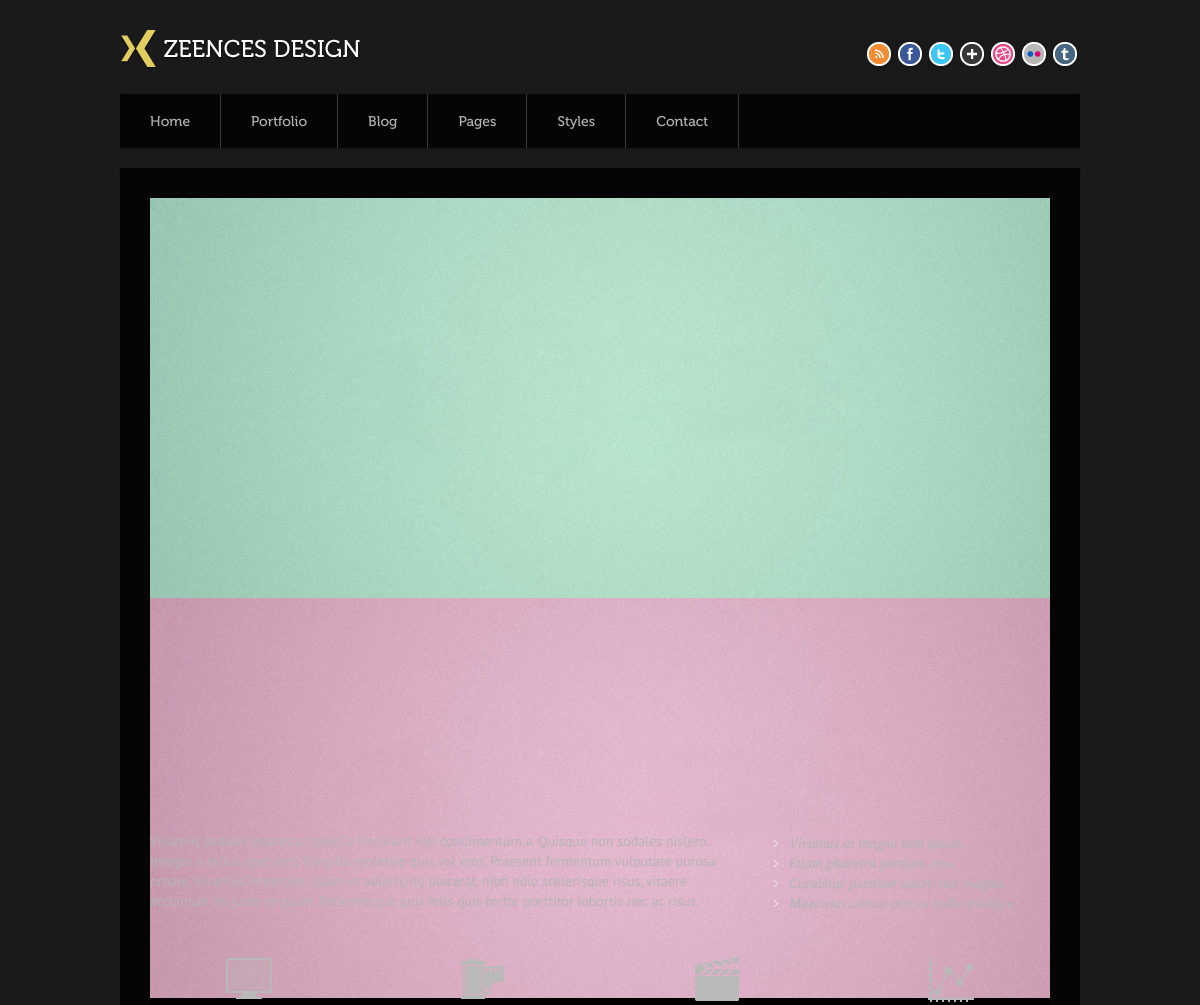
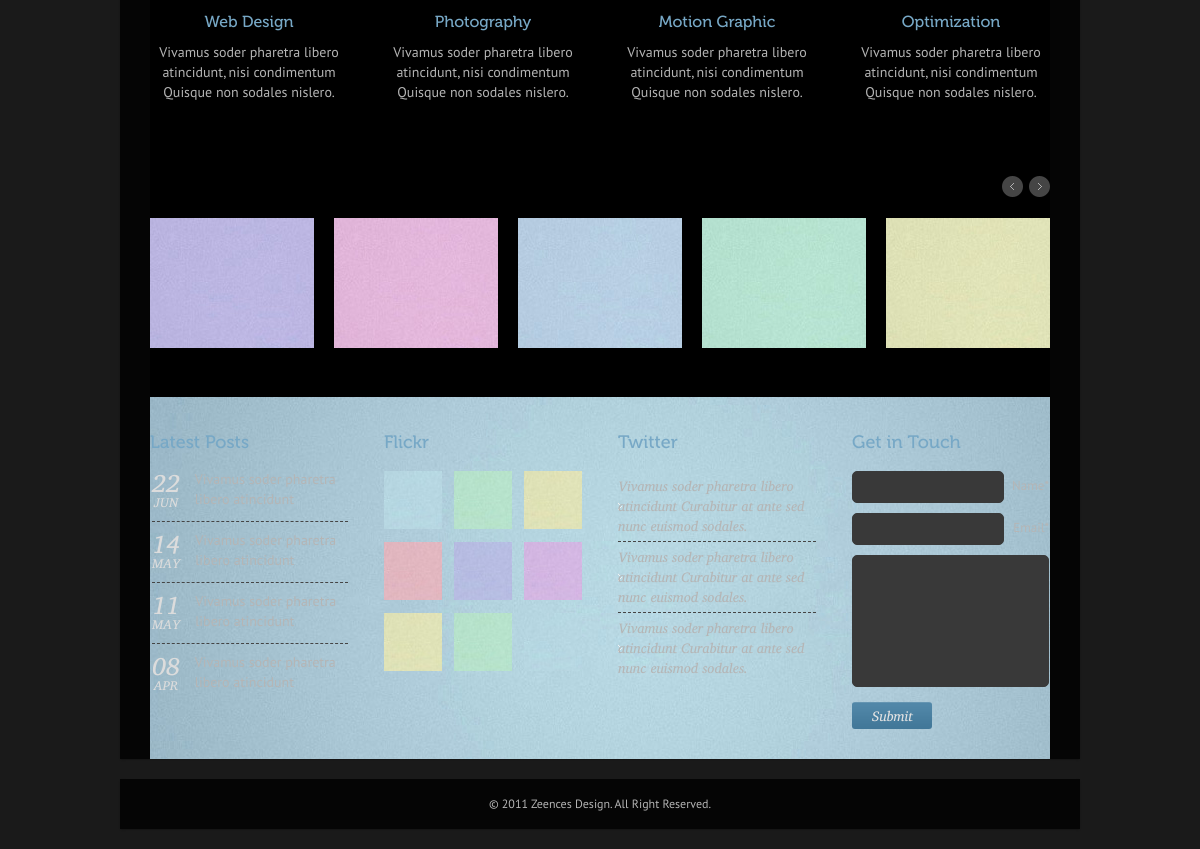
The app's page /home.php with its own data (2 pictures, top to bottom).
### tables this page shows
CREATE TABLE `services` (
  `id` int(11) NOT NULL,
  `name` varchar(200) NOT NULL,
  `image` varchar(200) NOT NULL,
  `description` text NOT NULL,
  `date` timestamp NOT NULL DEFAULT CURRENT_TIMESTAMP ON UPDATE CURRENT_TIMESTAMP
);

### home.php (the view, shortened to what this page needs)
<?php
	include 'app/general.php';
?>
<!DOCTYPE HTML>
<html lang="en-US">
<head>
<link rel="stylesheet" type="text/css" href="css/style.css" media="all" />
<link rel="stylesheet" type="text/css" media="screen" href="css/prettyPhoto.css"  />
<link rel="stylesheet" type="text/css" href="css/museo.css" media="all" />
<link rel="stylesheet" type="text/css" href="css/ptsans.css" media="all" />
<link rel="stylesheet" type="text/css" href="css/charis.css" media="all" />
</head>
<body>
<div id="wrapper">
  <div id="header">
    <div class="logo opacity"><a href="index.html"><img src="images/logo.png" alt="" /></a></div>
    <div class="social">
      <ul>
        <li><a href="#"><img src="images/icon-rss.png" alt="RSS" /></a></li>
        <li><a href="#"><img src="images/icon-facebook.png" alt="Facebook" /></a></li>
        <li><a href="#"><img src="images/icon-twitter.png" alt="Twitter" /></a></li>
        <li><a href="#"><img src="images/icon-googleplus.png" alt="Google+" /></a></li>
        <li><a href="#"><img src="images/icon-dribble.png" alt="Dribble" /></a></li>
        <li><a href="#"><img src="images/icon-flickr.png" alt="Flickr" /></a></li>
        <li><a href="#"><img src="images/icon-tumblr.png" alt="Tumblr" /></a></li>
      </ul>
    </div>
  </div>
  <div id="menu" class="menu opacity">
    <ul>
      <li><a href="index.html">Home</a></li>
      <li><a href="portfolio.html">Portfolio</a>
      </li>
      <li><a href="blog.html">Blog</a>
      </li>
      <li><a href="fullwidth.html">Pages</a>
      </li>
      <li><a href="button-boxes-images.html">Styles</a>
      </li>
      <li><a href="contact.html">Contact</a></li>
    </ul>
    <br style="clear: left" />
  </div>
  <div id="container" class="opacity">
    <div id="showcase" class="showcase">
      <div class="showcase-slide">
        <div class="showcase-content"> <img src="images/art/s1.jpg" alt="1" /> </div>
      </div>
      <div class="showcase-slide">
        <div class="showcase-content"> <img src="images/art/s2.jpg" alt="2" /> </div>
      </div>
      <div class="showcase-slide">
        <div class="showcase-content"> <iframe src="http://player.vimeo.com/video/24243147?title=0&amp;byline=0&amp;portrait=0" width="900" height="400" frameborder="0"></iframe> </div>
      </div>
      <div class="showcase-slide">
        <div class="showcase-content"> <img src="images/art/s3.jpg" alt="3" /> </div>
      </div>
    </div>
    <div class="intro">Aenean fringilla aliquam est, a porttitor arcu euismod et. Maecenas rutrum erat at arcu porta interdum. Cras convallis ligula ac risus imperdiet placerat.</div>
    <h2>What We Do</h2>
    <div class="two-third">
      <p>Vivamus sodales pharetra libero, a tincidunt nisi condimentum a. Quisque non sodales nislero. Integer a tellus eget arcu fringilla molestie quis vel eros. Praesent fermentum vulputate purusa ornare. Vivamus imperdiet, quam et adipiscing placerat, nibh odio scelerisque risus, vitaere accumsan mi justo et quam. Pellentesque quis felis quis tortor porttitor lobortis nec ac risus.</p>
    </div>
    <div class="one-third last">
      <ul>
        <li>Vivamus at magna non ipsum.</li>
        <li>Etiam pharetra pretium eros.</li>
        <li>Curabitur porttitor ipsum nec magna.</li>
        <li>Maecenas cursus arcu a nulla tristique.</li>
      </ul>
    </div>
    <br />
    <br />
    <br />
    <?php
		$q = "SELECT * FROM services LIMIT 4";
		$select_services = mysqli_query($connection, $q);
			$id = 0;
		while($row = mysqli_fetch_array($select_services)) {
			$title 			= $row['name'];
			$description	= $row['description'];
			$image 			= $row['image'];
			++$id;
	?>
	<div class="one-fourth <?php if($id==4){ echo "last"; } ?>"> <img src="uploads/<?php echo $image; ?>" alt="" class="center" /><br />
      <h4 class="center"><?php echo $title; ?></h4>
      <p class="center"><?php echo $description; ?></p>
    </div>
			<?php } ?>
    <h2>Latest Works</h2>
    <div class="carousel">
      <div id="carousel-scroll"><a href="#" id="prev">Prev</a><a href="#" id="next">Next</a></div>
      <ul>
        <li> <a href="#"> <span class="overlay details"></span><img src="images/art/c1.jpg" alt="" /> </a> </li>
        <li> <a href="#"> <span class="overlay details"></span><img src="images/art/c2.jpg" alt="" /> </a> </li>
        <li> <a href="#"> <span class="overlay details"></span><img src="images/art/c3.jpg" alt="" /> </a> </li>
        <li> <a href="#"> <span class="overlay details"></span><img src="images/art/c4.jpg" alt="" /> </a> </li>
        <li> <a href="#"> <span class="overlay details"></span><img src="images/art/c5.jpg" alt="" /> </a> </li>
      </ul>
    </div>
    <div id="footer">
      <div class="one-fourth">
        <h3>Latest Posts</h3>
        <ul class="latest-posts">
          <li><span class="date"><em class="day">22</em><em class="month">Jun</em></span> <a href="#">Vivamus soder pharetra libero atincidunt</a> </li>
          <li><span class="date"><em class="day">14</em><em class="month">May</em></span> <a href="#">Vivamus soder pharetra libero atincidunt</a> </li>
          <li><span class="date"><em class="day">11</em><em class="month">May</em></span> <a href="#">Vivamus soder pharetra libero atincidunt</a> </li>
          <li><span class="date"><em class="day">08</em><em class="month">Apr</em></span> <a href="#">Vivamus soder pharetra libero atincidunt</a> </li>
        </ul>
      </div>
      <div class="one-fourth">
        <h3>Flickr</h3>
        <ul class="flickr">
          <li><a href="#"><img src="images/art/f1.jpg" alt="" /></a></li>
          <li><a href="#"><img src="images/art/f2.jpg" alt="" /></a></li>
          <li><a href="#"><img src="images/art/f3.jpg" alt="" /></a></li>
          <li><a href="#"><img src="images/art/f4.jpg" alt="" /></a></li>
          <li><a href="#"><img src="images/art/f5.jpg" alt="" /></a></li>
          <li><a href="#"><img src="images/art/f6.jpg" alt="" /></a></li>
          <li><a href="#"><img src="images/art/f7.jpg" alt="" /></a></li>
          <li><a href="#"><img src="images/art/f8.jpg" alt="" /></a></li>
          <li><a href="#"><img src="images/art/f9.jpg" alt="" /></a></li>
        </ul>
      </div>
      <div class="one-fourth">
        <h3>Twitter</h3>
        <ul id="tweets">
			<li>Vivamus soder pharetra libero atincidunt Curabitur at ante sed nunc euismod sodales.</li>
			<li>Vivamus soder pharetra libero atincidunt Curabitur at ante sed nunc euismod sodales.</li>
			<li>Vivamus soder pharetra libero atincidunt Curabitur at ante sed nunc euismod sodales.</li>
		</ul>
      </div>
      <div class="one-fourth last">
        <h3>Get in Touch</h3>
        <div class="form-container">
          <form class="forms" action="contact.php" method="post">
            <fieldset>
              <ol>
                <li class="form-row text-input-row">
                  <label>Name*</label>
                  <input type="text" name="name" value="" class="text-input required" title="" />
                </li>
                <li class="form-row text-input-row">
                  <label>Email*</label>
                  <input type="text" name="email" value="" class="text-input required email" title="" />
                </li>
                <li class="form-row text-area-row">
                  <textarea name="message" class="text-area required"></textarea>
                </li>
                <li class="button-row">
                  <input type="submit" value="Submit" name="submit" class="btn-submit" />
                </li>
              </ol>
            </fieldset>
          </form>
        </div>
      </div>
    </div>
  </div>
  <div id="copyright" class="opacity">
    <p>© 2011 Zeences Design. All Right Reserved.</p>
  </div>
</div>
</body>
</html>

### records on screen
services: image (picture), name "Web Design", description "Vivamus soder pharetra libero atincidunt, nisi condimentum Quisque non sodales nislero."
services: image (picture), name "Photography", description "Vivamus soder pharetra libero atincidunt, nisi condimentum Quisque non sodales nislero."
services: image (picture), name "Motion Graphic", description "Vivamus soder pharetra libero atincidunt, nisi condimentum Quisque non sodales nislero."
services: image (picture), name "Optimization", description "Vivamus soder pharetra libero atincidunt, nisi condimentum Quisque non sodales nislero."
